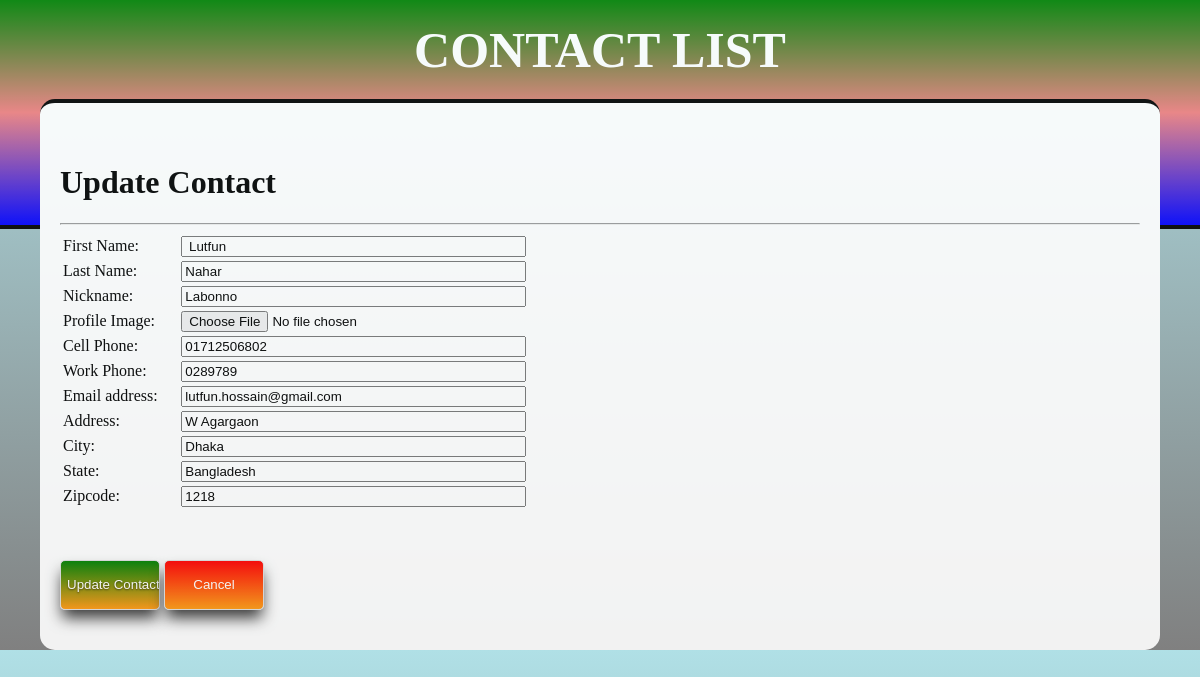
Page /update_contact.php?id=28 (signed in) on the committed database.
### tables this page shows
CREATE TABLE `contacts` (
  `contact_id` int(11) NOT NULL,
  `user_id` int(11) NOT NULL,
  `contact_fname` varchar(100) NOT NULL,
  `contact_lname` varchar(100) NOT NULL,
  `contact_nickname` varchar(100) NOT NULL,
  `contact_cphone` varchar(50) NOT NULL,
  `contact_wphone` varchar(50) NOT NULL,
  `contact_email` varchar(50) NOT NULL,
  `contact_address` varchar(100) NOT NULL,
  `contact_city` varchar(50) NOT NULL,
  `contact_state` varchar(50) NOT NULL,
  `contact_zipcode` varchar(50) NOT NULL,
  `contact_profile` varchar(255) NOT NULL,
  `contact_notes` longblob NOT NULL,
  `contact_status` enum('0','1') NOT NULL DEFAULT '1'
);

### update_contact.php (the view, shortened to what this page needs)
<?php
	require_once"connection.php";
	if (isset($_GET['id'])) {
		$id = $_GET['id'];
		$get_contact = "select * from contacts where contact_id = '$id'";
		$sql_get_contact = $conn->query($get_contact);
		$row = mysqli_fetch_array($sql_get_contact);
	}
 ?>
<!DOCTYPE html>
<html>
<head>
	<?php include"includes/head.inc"; ?>
</head>
<body>
	<div class="wrapper">
		<div class="header">
			<div class="headerContent"><h1>CONTACT LIST</h1></div>
		</div>
		<div class="content">
		<div><h1>Update Contact</h1></div>
			<hr>
			<div class="contact">
				<div class="contact_insert">
					<form action="update_contact.php?id=<?php echo $row["contact_id"]; ?>" method="post" enctype="multipart/form-data">
						<table style="float:left" width="50%">
							<tr>
								<td>First Name:</td>
								<td><input type="text" name="fname" value="<?php echo $row['contact_fname'] ?>"  size="40%"></td>
							</tr>
							<tr>
								<td>Last Name:</td>
								<td><input type="text" name="lname" value="<?php echo $row['contact_lname'] ?>" size="40%"></td>
							</tr>
							<tr>
								<td>Nickname:</td>
								<td><input type="text" name="nickname" value="<?php echo $row['contact_nickname'] ?>" size="40%"></td>
							</tr>
							<tr>
								<td>Profile Image:</td>
								<td><input type="file" name="profile"></td>
							</tr>
							<tr>
								<td>Cell Phone:</td>
								<td><input type="text" name="cphone" value="<?php echo $row['contact_cphone'] ?>" size="40%"></td>
							</tr>
							<tr>
								<td>Work Phone:</td>
								<td><input type="text" name="wphone" value="<?php echo $row['contact_wphone'] ?>" size="40%"></td>
							</tr>
							<tr>
								<td>Email address:</td>
								<td><input type="text" name="email" value="<?php echo $row['contact_email'] ?>" size="40%"></td>
							</tr>
							<tr>
								<td>Address:</td>
								<td><input type="text" name="address" value="<?php echo $row['contact_address'] ?>" size="40%"></td>
							</tr>
							<tr>
								<td>City:</td>
								<td><input type="text" name="city" value="<?php echo $row['contact_city'] ?>" size="40%"></td>
							</tr>
							<tr>
								<td>State:</td>
								<td><input type="text" name="state" value="<?php echo $row['contact_state'] ?>" size="40%"></td>
							</tr>
							<tr>
								<td>Zipcode:</td>
								<td><input type="text" name="zipcode" value="<?php echo $row['contact_zipcode'] ?>" size="40%"></td>
							</tr>
						</table>
						<input class="insert_contact_button" type="submit" name="submit" value="Update Contact">
						<a href="index.php"><input class="cancel_contact_button" type="button" value="Cancel"></a>
					</form>
				</div>
			</div>
		</div>
</body>
</html>

### css/styles.css (style rules this page uses)
body { font-family:"Times New Roman", Times, serif; padding:0; margin:0; background-color:powderblue; background: linear-gradient(powderblue,gray); opacity: 0.9; }
.header { width:100%; border-bottom:4px solid black; height: 225px; background: linear-gradient(green,lightcoral,blue); }
.header .headerContent { width:80%; margin:0 auto; line-height:100px; }
.header .headerContent h1 { margin:0; text-align: center; color:#ffffff; font-size: 50px; font-weight: bold; }
.wrapper { width:100%; }
.content { width:90%; margin:-130px auto 0 auto; background-color:#ffffff; border-top:4px solid black; padding:40px 20px; border-radius: 15px; }
.contact { width:100%; }
.insert_contact_button { width: 100px; height: 50px; background-color:grey; color:#ffffff; border:none; margin-top:50px; border-radius: 5px; box-sizing: border-box; box-shadow: 0px 10px 15px -2px #333; background: #fc3; background: linear-gradient(green,#f91); border: 1px solid #ddd; color: white; text-decoration: none; text-shadow: 0 1px 2px rgba(0, 0,0,0.6); }
.cancel_contact_button { width: 100px; height: 50px; background-color:#2bb424; color:#ffffff; border:none; margin-top:50px; border-radius: 5px; box-sizing: border-box; box-shadow: 0px 10px 15px -2px #333; background: linear-gradient(red,#f91); border: 1px solid #ddd; color: white; }

### rows in the picture
contacts: fname "Lutfun", lname "Nahar", nickname "Labonno", cphone "01712506802", wphone "0289789", email "lutfun.hossain@gmail.com", address "W Agargaon", city "Dhaka", state "Bangladesh", zipcode "1218"
